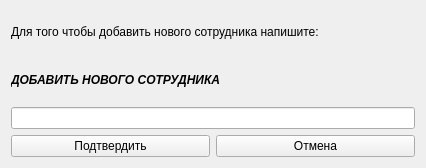
<?xml version="1.0" encoding="UTF-8"?>
<ui version="4.0">
 <class>FormConfirmation</class>
 <widget class="QWidget" name="FormConfirmation">
  <property name="geometry">
   <rect>
    <x>0</x>
    <y>0</y>
    <width>426</width>
    <height>168</height>
   </rect>
  </property>
  <property name="windowTitle">
   <string>Форма подтверждения для добавления нового сотрудника</string>
  </property>
  <layout class="QVBoxLayout" name="verticalLayout_2">
   <item>
    <layout class="QVBoxLayout" name="verticalLayout">
     <item>
      <widget class="QLabel" name="label">
       <property name="text">
        <string>Для того чтобы добавить нового сотрудника напишите:</string>
       </property>
      </widget>
     </item>
     <item>
      <widget class="QLabel" name="label_2">
       <property name="font">
        <font>
         <italic>true</italic>
         <bold>true</bold>
        </font>
       </property>
       <property name="text">
        <string>ДОБАВИТЬ НОВОГО СОТРУДНИКА</string>
       </property>
      </widget>
     </item>
    </layout>
   </item>
   <item>
    <widget class="QLineEdit" name="lineEdit"/>
   </item>
   <item>
    <layout class="QHBoxLayout" name="horizontalLayout">
     <item>
      <widget class="QPushButton" name="pushButton">
       <property name="text">
        <string>Подтвердить</string>
       </property>
      </widget>
     </item>
     <item>
      <widget class="QPushButton" name="pushButton_2">
       <property name="text">
        <string>Отмена</string>
       </property>
      </widget>
     </item>
    </layout>
   </item>
  </layout>
 </widget>
 <resources/>
 <connections/>
</ui>
